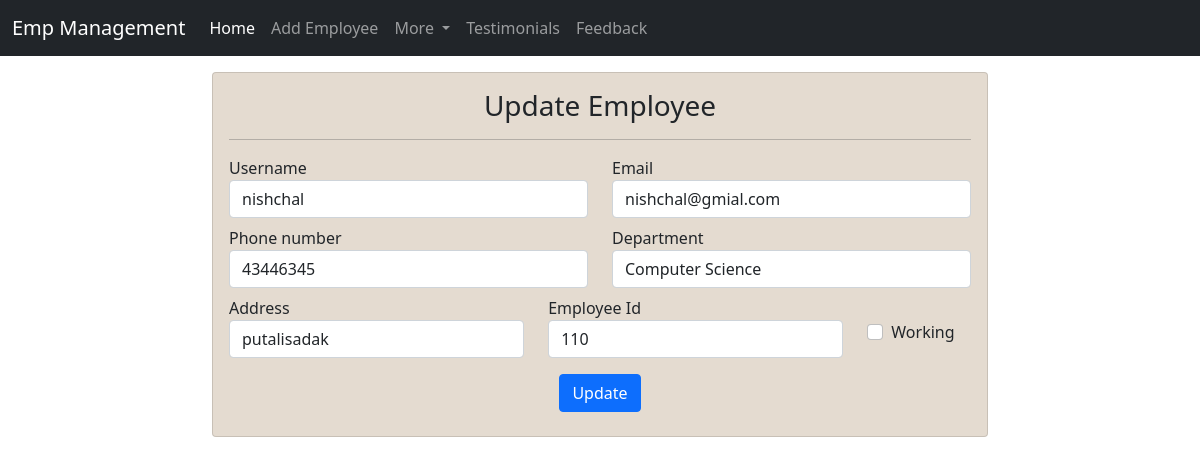
The page /emp/update-emp/11 on the database its author committed.
### emp/models.py (models this page shows, shortened)
class Emp(models.Model):
    name=models.CharField(max_length=200)
    emp_id=models.CharField(max_length=200)
    mobile=models.CharField(max_length=10)
    address=models.CharField(max_length=150)
    working=models.BooleanField(default=True)
    department=models.CharField(max_length=100)
    email=models.CharField(max_length=200)

### emp/views.py (the view)
# urls.py: path("update-emp/<int:empid>",update_emp),
def update_emp(request,empid):
      print(empid)
      emp=Emp.objects.get(pk=empid)
      return render(request,"emp/update_emp.html",{
            'emp':emp
            })

### Template/Emp/update_emp.html (shortened to what this page needs)
<!doctype html>
<html lang="en">
<head>
    <link href="https://cdn.jsdelivr.net/npm/bootstrap@5.0.2/dist/css/bootstrap.min.css" rel="stylesheet"
>
</head>
<body>
    {% include 'emp/navbar.html' %}
    <div class="container-fluid mt-3">
        <div class="row">
            <div class="col-md-8 offset-md-2">
                <div class="card" style="background-color: rgb(228, 219, 208);">
                    <div class="card-body ">
                         <h3 class="text-center ym-3">Update Employee</h3>
                         <hr>
                        <form action="/emp/do-update-emp/{{emp.id}}" method="POST">
                            <div class="row mt-2">
                                <div class="col-md-6">
                                    <div class="form-group">
                                        <label for="username">Username</label>
                                        <input type="text" class="form-control"
                                            id="username" name="emp_name" value="{{emp.name}}" placeholder="Enter Username">
                                    </div>
                                </div>
                                <div class="col-md-6">
                                    <div class="form-group">
                                        <label for="email">Email</label>
                                        <input type="email" name="emp_email" value="{{emp.email}}" class="form-control"
                                            id="email" placeholder="Enter Email">
                                    </div>
                                </div>
                            </div>
                            <div class="row mt-2">
                                <div class="col-md-6">
                                    <div class="form-group">
                                        <label for="mobile">Phone number</label>
                                        <input type="text" name="emp_mobile" value="{{emp.mobile}}" class="form-control"
                                            id="mobile" placeholder="Enter mobile number">
                                    </div>
                                </div>
                                <div class="col-md-6">
                                    <div class="form-group">
                                        <label for="department">Department</label>
                                        <select value="{{emp.department}}"  id="departmentstore" name="emp_department"  class="form-control">
                                            <option value="CSE">Computer Science</option>
                                        </select>
                                    </div>
                                </div>
                            </div>
                            <div class="row mt-2">
                                <div class="col-md-5">
                                    <div class="form-group">
                                        <label for="address">Address</label>
                                        <input type="text" name="emp_address" value="{{emp.address}}" class="form-control"
                                            id="address" placeholder="Enter Address">
                                    </div>
                                </div>
                                <div class="col-md-5">
                                    <div class="form-group">
                                        <label for="empId">Employee Id</label>
                                        <input type="text" name="empid" value="{{emp.emp_id}}" class="form-control"
                                            id="empId" placeholder="Enter Employee-Id">
                                    </div>
                                </div>
                                <div class="col-md-2 mt-4">
                                    <div class="form-check">
                                        <input type="checkbox" name="emp_working" v{% if emp.working %} checked {% endif %} class="form-check-input" id="working">
                                        <label class="working">Working</label>
                                    </div>
                                </div>
                            </div>
                            <div class="container text-center">
                                <button type="submit" class="btn btn-primary mt-3 mb-2">Update</button>
                            </div>
                        </form>
                    </div>
                </div>
            </div>
        </div>
    </div>
</body>
</html>

### rows shown on the page
Emp: emp_name "nishchal", emp_email "nishchal@gmial.com", emp_mobile "43446345", emp_department "Computer Science", emp_address "putalisadak", empid "110"
